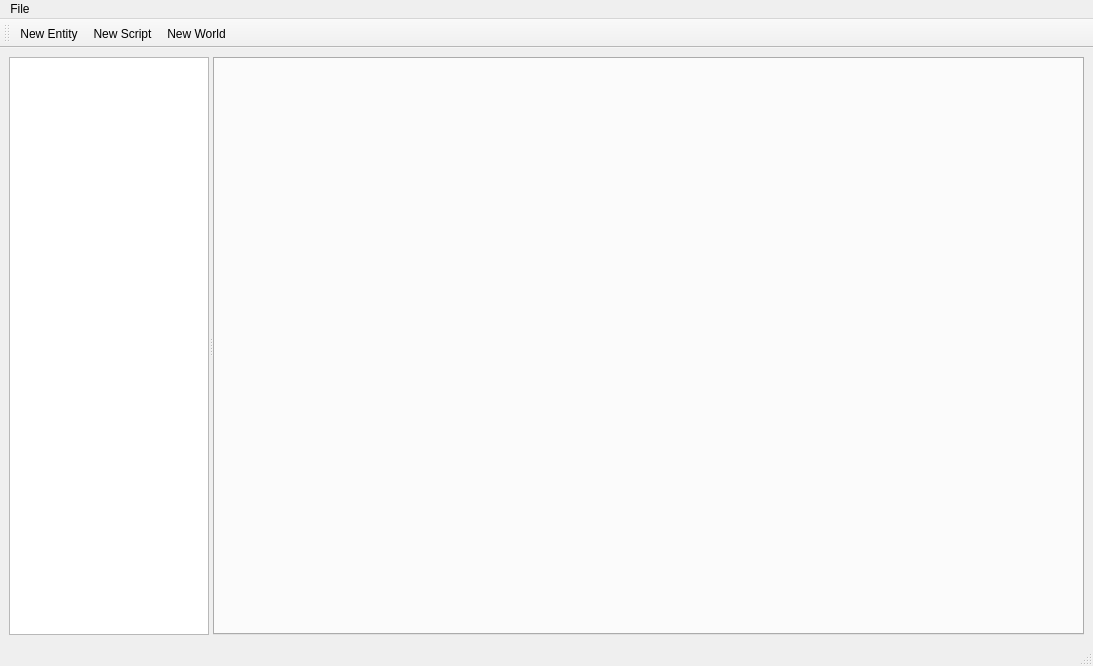
<?xml version="1.0" encoding="UTF-8"?>
<ui version="4.0">
 <class>EditorWindow</class>
 <widget class="QMainWindow" name="EditorWindow">
  <property name="geometry">
   <rect>
    <x>0</x>
    <y>0</y>
    <width>1093</width>
    <height>666</height>
   </rect>
  </property>
  <property name="windowTitle">
   <string>MainWindow</string>
  </property>
  <widget class="QWidget" name="centralwidget">
   <layout class="QGridLayout" name="gridLayout">
    <item row="0" column="0">
     <widget class="QSplitter" name="splitter">
      <property name="orientation">
       <enum>Qt::Horizontal</enum>
      </property>
      <widget class="ProjectTree" name="projectTree">
       <property name="sizePolicy">
        <sizepolicy hsizetype="Preferred" vsizetype="Preferred">
         <horstretch>1</horstretch>
         <verstretch>1</verstretch>
        </sizepolicy>
       </property>
       <property name="minimumSize">
        <size>
         <width>200</width>
         <height>0</height>
        </size>
       </property>
       <property name="maximumSize">
        <size>
         <width>200</width>
         <height>16777215</height>
        </size>
       </property>
      </widget>
      <widget class="QTabWidget" name="tabWidget">
       <property name="autoFillBackground">
        <bool>false</bool>
       </property>
       <property name="currentIndex">
        <number>-1</number>
       </property>
       <property name="tabsClosable">
        <bool>true</bool>
       </property>
       <property name="movable">
        <bool>true</bool>
       </property>
      </widget>
     </widget>
    </item>
   </layout>
  </widget>
  <widget class="QMenuBar" name="menubar">
   <property name="geometry">
    <rect>
     <x>0</x>
     <y>0</y>
     <width>1093</width>
     <height>21</height>
    </rect>
   </property>
   <widget class="QMenu" name="menuFile">
    <property name="title">
     <string>File</string>
    </property>
    <addaction name="actionNew_Project"/>
    <addaction name="actionOpen_Project"/>
    <addaction name="actionClose_Project"/>
    <addaction name="separator"/>
    <addaction name="actionReload"/>
    <addaction name="actionExit"/>
   </widget>
   <addaction name="menuFile"/>
  </widget>
  <widget class="QStatusBar" name="statusbar"/>
  <widget class="QToolBar" name="toolBar">
   <property name="windowTitle">
    <string>toolBar</string>
   </property>
   <attribute name="toolBarArea">
    <enum>TopToolBarArea</enum>
   </attribute>
   <attribute name="toolBarBreak">
    <bool>false</bool>
   </attribute>
   <addaction name="actionNew_Entity"/>
   <addaction name="actionNew_Script"/>
   <addaction name="actionNew_World"/>
  </widget>
  <action name="actionExit">
   <property name="text">
    <string>Exit</string>
   </property>
   <property name="shortcut">
    <string>Ctrl+Q</string>
   </property>
  </action>
  <action name="actionOpen_Project">
   <property name="text">
    <string>Open Project</string>
   </property>
   <property name="shortcut">
    <string>Ctrl+O</string>
   </property>
  </action>
  <action name="actionNew_Project">
   <property name="text">
    <string>New Project</string>
   </property>
  </action>
  <action name="actionNew_Script">
   <property name="text">
    <string>New Script</string>
   </property>
  </action>
  <action name="actionNew_Entity">
   <property name="text">
    <string>New Entity</string>
   </property>
  </action>
  <action name="actionNew_World">
   <property name="text">
    <string>New World</string>
   </property>
  </action>
  <action name="actionClose_Project">
   <property name="text">
    <string>Close Project</string>
   </property>
   <property name="shortcut">
    <string>Ctrl+W</string>
   </property>
  </action>
  <action name="actionReload">
   <property name="text">
    <string>Reload</string>
   </property>
  </action>
 </widget>
 <customwidgets>
  <customwidget>
   <class>ProjectTree</class>
   <extends>QTreeView</extends>
   <header location="global">widgets/ProjectTree.h</header>
  </customwidget>
 </customwidgets>
 <resources/>
 <connections>
  <connection>
   <sender>actionExit</sender>
   <signal>triggered()</signal>
   <receiver>EditorWindow</receiver>
   <slot>close()</slot>
   <hints>
    <hint type="sourcelabel">
     <x>-1</x>
     <y>-1</y>
    </hint>
    <hint type="destinationlabel">
     <x>399</x>
     <y>299</y>
    </hint>
   </hints>
  </connection>
 </connections>
</ui>
